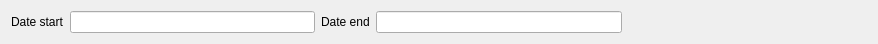
<?xml version="1.0" encoding="UTF-8"?>
<ui version="4.0">
 <class>FSalesByCar</class>
 <widget class="QWidget" name="FSalesByCar">
  <property name="geometry">
   <rect>
    <x>0</x>
    <y>0</y>
    <width>878</width>
    <height>41</height>
   </rect>
  </property>
  <property name="windowTitle">
   <string>Form</string>
  </property>
  <layout class="QHBoxLayout" name="horizontalLayout">
   <item>
    <widget class="QLabel" name="label">
     <property name="text">
      <string>Date start</string>
     </property>
    </widget>
   </item>
   <item>
    <widget class="EDateEdit" name="deStart"/>
   </item>
   <item>
    <widget class="QLabel" name="label_2">
     <property name="text">
      <string>Date end</string>
     </property>
    </widget>
   </item>
   <item>
    <widget class="EDateEdit" name="deEnd"/>
   </item>
   <item>
    <spacer name="horizontalSpacer">
     <property name="orientation">
      <enum>Qt::Horizontal</enum>
     </property>
     <property name="sizeHint" stdset="0">
      <size>
       <width>245</width>
       <height>20</height>
      </size>
     </property>
    </spacer>
   </item>
  </layout>
 </widget>
 <customwidgets>
  <customwidget>
   <class>EDateEdit</class>
   <extends>QLineEdit</extends>
   <header location="global">edateedit.h</header>
  </customwidget>
 </customwidgets>
 <resources/>
 <connections/>
</ui>
